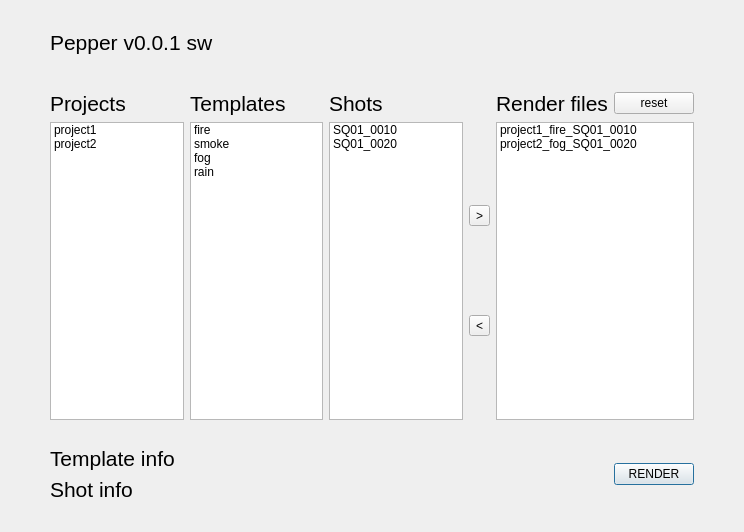
<?xml version="1.0" encoding="UTF-8"?>
<ui version="4.0">
 <class>Dialog</class>
 <widget class="QDialog" name="Dialog">
  <property name="geometry">
   <rect>
    <x>0</x>
    <y>0</y>
    <width>744</width>
    <height>532</height>
   </rect>
  </property>
  <property name="windowTitle">
   <string>Dialog</string>
  </property>
  <layout class="QGridLayout" name="gridLayout_2">
   <property name="leftMargin">
    <number>50</number>
   </property>
   <property name="topMargin">
    <number>30</number>
   </property>
   <property name="rightMargin">
    <number>50</number>
   </property>
   <property name="bottomMargin">
    <number>30</number>
   </property>
   <item row="2" column="0">
    <layout class="QHBoxLayout" name="horizontalLayout">
     <item>
      <layout class="QVBoxLayout" name="verticalLayout_3">
       <item>
        <widget class="QLabel" name="template_info">
         <property name="font">
          <font>
           <pointsize>16</pointsize>
          </font>
         </property>
         <property name="text">
          <string>Template info</string>
         </property>
        </widget>
       </item>
       <item>
        <widget class="QLabel" name="shot_info">
         <property name="font">
          <font>
           <pointsize>16</pointsize>
          </font>
         </property>
         <property name="text">
          <string>Shot info</string>
         </property>
        </widget>
       </item>
      </layout>
     </item>
     <item>
      <spacer name="horizontalSpacer">
       <property name="orientation">
        <enum>Qt::Horizontal</enum>
       </property>
       <property name="sizeType">
        <enum>QSizePolicy::Fixed</enum>
       </property>
       <property name="sizeHint" stdset="0">
        <size>
         <width>40</width>
         <height>20</height>
        </size>
       </property>
      </spacer>
     </item>
     <item>
      <widget class="QPushButton" name="render_btn">
       <property name="sizePolicy">
        <sizepolicy hsizetype="Fixed" vsizetype="Fixed">
         <horstretch>0</horstretch>
         <verstretch>0</verstretch>
        </sizepolicy>
       </property>
       <property name="minimumSize">
        <size>
         <width>0</width>
         <height>0</height>
        </size>
       </property>
       <property name="text">
        <string>RENDER</string>
       </property>
      </widget>
     </item>
    </layout>
   </item>
   <item row="0" column="0">
    <layout class="QVBoxLayout" name="verticalLayout_2">
     <item>
      <widget class="QLabel" name="label_3">
       <property name="font">
        <font>
         <pointsize>16</pointsize>
        </font>
       </property>
       <property name="text">
        <string>Pepper v0.0.1 sw</string>
       </property>
      </widget>
     </item>
     <item>
      <layout class="QGridLayout" name="gridLayout_3">
       <item row="1" column="2">
        <widget class="QLabel" name="label_4">
         <property name="font">
          <font>
           <pointsize>16</pointsize>
          </font>
         </property>
         <property name="text">
          <string>Shots</string>
         </property>
        </widget>
       </item>
       <item row="2" column="0">
        <widget class="QListWidget" name="listWidget">
         <item>
          <property name="text">
           <string>project1</string>
          </property>
         </item>
         <item>
          <property name="text">
           <string>project2</string>
          </property>
         </item>
         <item>
          <property name="text">
           <string/>
          </property>
         </item>
        </widget>
       </item>
       <item row="2" column="5">
        <widget class="QListWidget" name="listWidget_4">
         <item>
          <property name="text">
           <string>project1_fire_SQ01_0010</string>
          </property>
         </item>
         <item>
          <property name="text">
           <string>project2_fog_SQ01_0020</string>
          </property>
         </item>
         <item>
          <property name="text">
           <string/>
          </property>
         </item>
        </widget>
       </item>
       <item row="2" column="1">
        <widget class="QListWidget" name="listWidget_2">
         <item>
          <property name="text">
           <string>fire</string>
          </property>
         </item>
         <item>
          <property name="text">
           <string>smoke</string>
          </property>
         </item>
         <item>
          <property name="text">
           <string>fog</string>
          </property>
         </item>
         <item>
          <property name="text">
           <string>rain</string>
          </property>
         </item>
         <item>
          <property name="text">
           <string/>
          </property>
         </item>
        </widget>
       </item>
       <item row="2" column="2">
        <widget class="QListWidget" name="listWidget_3">
         <item>
          <property name="text">
           <string>SQ01_0010</string>
          </property>
         </item>
         <item>
          <property name="text">
           <string>SQ01_0020</string>
          </property>
         </item>
         <item>
          <property name="text">
           <string/>
          </property>
         </item>
        </widget>
       </item>
       <item row="1" column="5">
        <layout class="QHBoxLayout" name="horizontalLayout_2">
         <item>
          <widget class="QLabel" name="label_5">
           <property name="font">
            <font>
             <pointsize>16</pointsize>
            </font>
           </property>
           <property name="text">
            <string>Render files</string>
           </property>
          </widget>
         </item>
         <item>
          <widget class="QPushButton" name="reset_btn">
           <property name="text">
            <string>reset</string>
           </property>
          </widget>
         </item>
        </layout>
       </item>
       <item row="2" column="3">
        <layout class="QVBoxLayout" name="verticalLayout_4">
         <item>
          <widget class="QToolButton" name="append_btn">
           <property name="text">
            <string>&gt;</string>
           </property>
          </widget>
         </item>
         <item>
          <widget class="QToolButton" name="del_btn">
           <property name="text">
            <string>&lt;</string>
           </property>
          </widget>
         </item>
        </layout>
       </item>
       <item row="1" column="0">
        <widget class="QLabel" name="label">
         <property name="font">
          <font>
           <pointsize>16</pointsize>
          </font>
         </property>
         <property name="text">
          <string>Projects</string>
         </property>
        </widget>
       </item>
       <item row="1" column="1">
        <widget class="QLabel" name="label_2">
         <property name="font">
          <font>
           <pointsize>16</pointsize>
          </font>
         </property>
         <property name="text">
          <string>Templates</string>
         </property>
        </widget>
       </item>
       <item row="0" column="0">
        <spacer name="verticalSpacer">
         <property name="orientation">
          <enum>Qt::Vertical</enum>
         </property>
         <property name="sizeType">
          <enum>QSizePolicy::Fixed</enum>
         </property>
         <property name="sizeHint" stdset="0">
          <size>
           <width>50</width>
           <height>30</height>
          </size>
         </property>
        </spacer>
       </item>
      </layout>
     </item>
    </layout>
   </item>
   <item row="1" column="0">
    <spacer name="verticalSpacer_2">
     <property name="orientation">
      <enum>Qt::Vertical</enum>
     </property>
     <property name="sizeType">
      <enum>QSizePolicy::Fixed</enum>
     </property>
     <property name="sizeHint" stdset="0">
      <size>
       <width>20</width>
       <height>20</height>
      </size>
     </property>
    </spacer>
   </item>
  </layout>
 </widget>
 <resources/>
 <connections/>
</ui>
